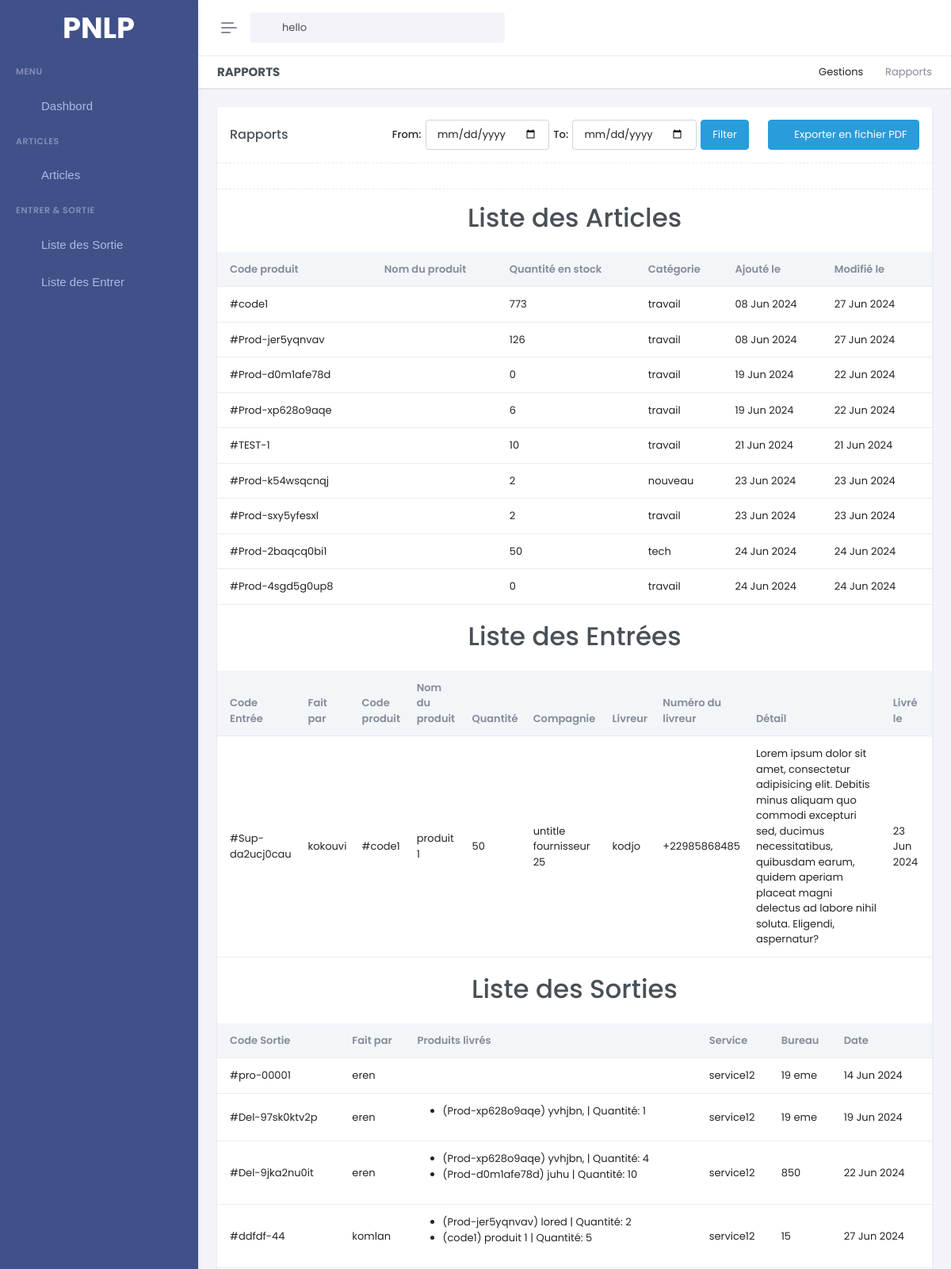
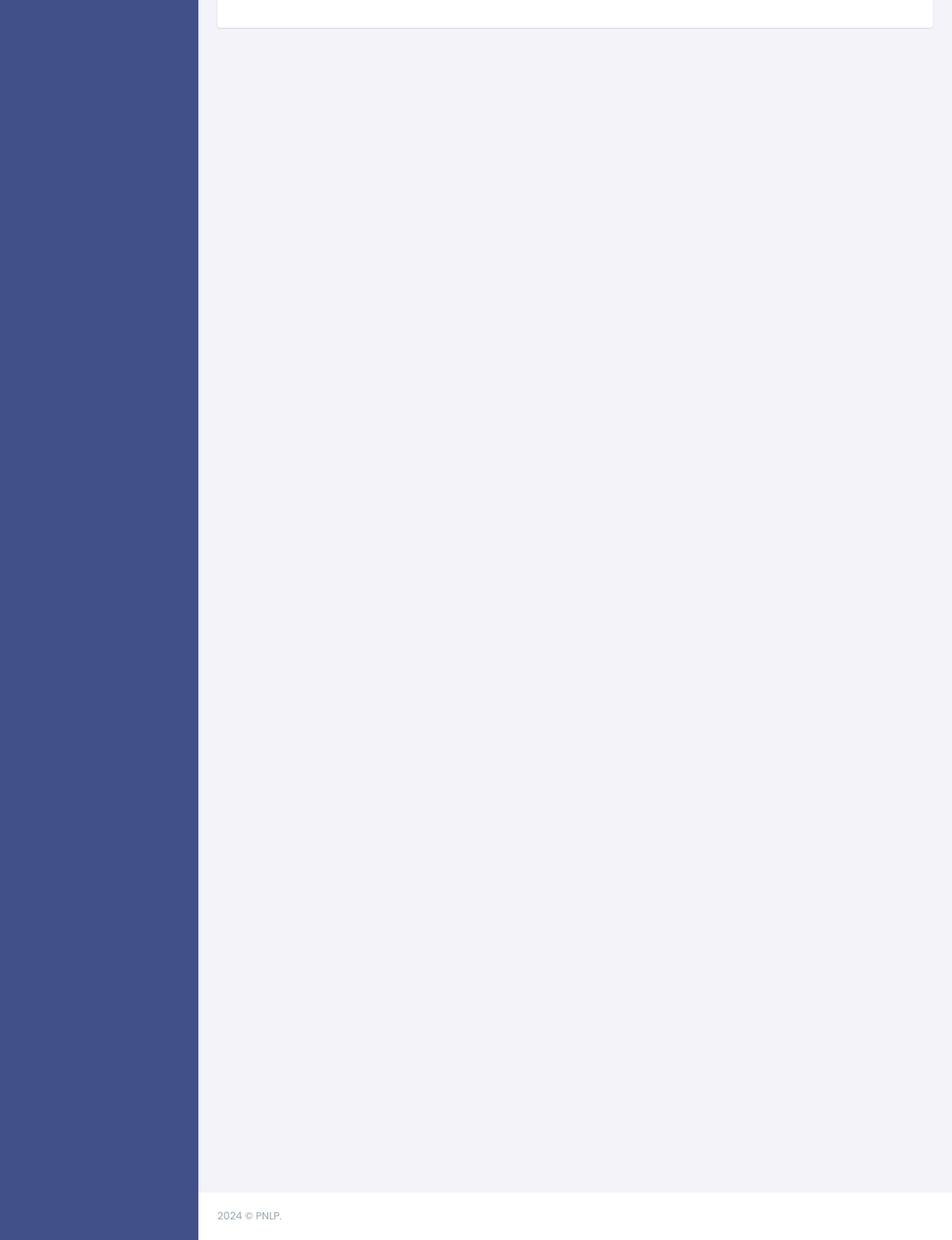
The page /reports/ on the database its author committed (2 pictures, top to bottom).
### gestion/models.py (models this page shows, shortened)
class Product(models.Model):
    pid = ShortUUIDField(unique=True, length=10, max_length= 20 , alphabet='abcdefghijklmnopqrstuvwxyz1234567890' , editable=False,  prefix='Prod-')
    title = models.CharField(max_length=100, default='untitle product')
    category = models.ForeignKey(Category,on_delete=models.SET_NULL , null=True , related_name='category')
    quantity = models.PositiveIntegerField()
    description = models.TextField()
    image = models.ImageField(default="./new-document.png", null = False,blank= False, upload_to='product_image' )
    created_at = models.DateTimeField(auto_now_add=True)
    updated_at = models.DateTimeField(auto_now=True)

class Category(models.Model):
    cid = ShortUUIDField(unique=True, length=10, max_length= 20 , alphabet='abcdefghijklmnopqrstuvwxyz1234567890' , editable=False,  prefix='Cat-')
    title = models.CharField(max_length=100, default='untitle category')
    created_at = models.DateTimeField(auto_now_add=True)
    updated_at = models.DateTimeField(auto_now=True)
    def __str__(self):
        return self.title

class Supply(models.Model):
    sid = ShortUUIDField(unique=True, length=10, max_length= 20 , alphabet='abcdefghijklmnopqrstuvwxyz1234567890' , editable=False,  prefix='Sup-')
    user = models.ForeignKey(User, on_delete=models.SET_NULL , null=True , blank=True)
    product = models.ForeignKey(Product,on_delete=models.CASCADE)
    quantity = models.PositiveIntegerField()
    fournisseur = models.ForeignKey(Fournisseur, verbose_name=("Fournisseur"), on_delete=models.SET_NULL,blank=True, null=True)
    livrer_name = models.CharField(max_length=500, default='not set')
    livrer_phone = models.CharField(max_length=500, default='not set')
    detail = models.TextField(blank=True, null=True)
    date = models.DateTimeField(auto_now_add=True)

class Fournisseur(models.Model):
    fid = ShortUUIDField(unique=True, length=10, max_length= 20 , alphabet='abcdefghijklmnopqrstuvwxyz1234567890' , editable=False,  prefix='Fourn-')
    title = models.CharField(max_length=100, default='untitle fournisseur')
    date = models.DateTimeField(auto_now_add=True)
    def __str__(self):
        return self.title

class Delivery(models.Model):
    did = ShortUUIDField(unique=True, length=10, max_length= 20 , alphabet='abcdefghijklmnopqrstuvwxyz1234567890' , editable=False,  prefix='Del-')
    user = models.ForeignKey(User, on_delete=models.SET_NULL , null=True , blank=True)
    post = models.CharField(max_length=200)
    service = models.CharField(max_length=200, blank=True, null=True)
    date = models.DateTimeField(auto_now_add=True)

class DeliveryProduct(models.Model):
    delivery = models.ForeignKey(Delivery,on_delete=models.SET_NULL , null=True)
    product = models.ForeignKey(Product,on_delete=models.CASCADE)
    quantity = models.PositiveIntegerField()

### userauth/models.py (models this page shows)
class User(AbstractUser):
    id= ShortUUIDField(unique=True, length=4, max_length= 20 ,prefix='', alphabet='1234567890',primary_key=True)
    email = models.EmailField(unique=True)
    username = models.CharField(max_length=60, unique=True)
    image= models.ImageField(default="./default.jpg")
    phone = models.CharField(max_length=200, blank=True, null=True)
    def __str__(self):
        return self.username

### gestion/views.py (the view)
# urls.py: path('reports/' ,reports, name='reports'),
def reports(request):
    start_date = request.GET.get('start-date')
    end_date = request.GET.get('end-date')
    products = Product.objects.all()
    supplies = Supply.objects.all()
    deliveries = Delivery.objects.all()
    if start_date:
        start_date = parse_date(start_date)
        if start_date:
            products = products.filter(created_at__gte=start_date)
            supplies = supplies.filter(date__gte=start_date)
            deliveries = deliveries.filter(date__gte=start_date)
    if end_date:
        end_date = parse_date(end_date)
        if end_date:
            products = products.filter(created_at__lte=end_date)
            supplies = supplies.filter(date__lte=end_date)
            deliveries = deliveries.filter(date__lte=end_date)
    deliveries_product = DeliveryProduct.objects.all()
    context = {
        'products': products,
        'supplies': supplies,
        'deliveries': deliveries,
        'deliveries_product': deliveries_product,
        'start_date': start_date,
        'end_date': end_date,
        'start_date_i': start_date.strftime('%Y-%m-%d') if start_date else None,
        'end_date_i': end_date.strftime('%Y-%m-%d') if end_date else None,
    }
    return render(request, 'pages/report/reports.html', context)

### gestion/context_processor.py (called while the page is built)
def is_admin(user):
    try:
        admin_profile = AdminProfile.objects.get(user=user)
        return True
    except AdminProfile.DoesNotExist:
        return False

### templates/pages/report/reports.html (shortened to what this page needs)
{% extends 'base/base.html' %}
{% load static %}
{% block 'content' %}
<div class="main-content">
    <div class="page-content">
        <div class="container-fluid">
            <div class="row">
                <div class="col-12">
                    <div class="page-title-box d-sm-flex align-items-center justify-content-between bg-galaxy-transparent">
                        <h4 class="mb-sm-0">Rapports</h4>
                        <div class="page-title-right">
                            <ol class="breadcrumb m-0">
                                <li class="breadcrumb-item"><a href="javascript: void(0);">Gestions</a></li>
                                <li class="breadcrumb-item active">Rapports</li>
                            </ol>
                        </div>
                    </div>
                </div>
            </div>
            <div class="row">
                <div class="col-lg-12">
                    <div class="card" id="customerList">
                        <div class="card-header border-bottom-dashed">
                            <div class="row g-4 align-items-center">
                                <div class="col-sm col-6">
                                    <div>
                                        <h5 class="card-title mb-0">Rapports</h5>
                                    </div>
                                </div>
                                <div class="col-sm-auto">
                                    <div class="flex-shrink-0">
                                        <div class="dropdown card-header-dropdown">
                                            <div class="date-range-picker">
                                                <form method="get" class="d-flex" style="gap: 05px;justify-content: center;align-items: center;">
                                                    <label for="start-date" class="form-label m-0">From: </label>
                                                    <input type="date" id="start-date" class="form-control" name="start-date" value="{{ start_date_i }}">
                                                    <label for="end-date" class="form-label m-0">To: </label>
                                                    <input type="date" id="end-date" class="form-control" name="end-date" value="{{ end_date_i}}">
                                                    <button type="submit" id="submit-dates" class="btn btn-info">Filter</button>
                                                </form>
                                            </div>
                                        </div>
                                    </div>
                                </div>
                                <div class="col-sm-auto">
                                    <div class="d-flex gap-1 flex-wrap">
                                        <button type="button" class="btn btn-info" id="dwnldBtn">
                                            <i class="ri-download-line align-bottom me-1"></i>
                                            Exporter en fichier PDF
                                        </button>
                                    </div>
                                </div>
                            </div>
                        </div>
                        <div class="card-body border-bottom-dashed border-bottom">
                        </div>
                        <div class="card-body" id="pdfcontent">
                            <div class="table-responsive table-card mb-1">
                                <h1 class="p-3 text-center">Liste des Articles
                                    </h1>
                                <table class="table align-middle" id="prod">
                                    <thead class="table-light text-muted">
                                        <tr>
                                            <th>Code produit</th>
                                            <th>Nom du produit</th>
                                            <th>Quantité en stock</th>
                                            <th>Catégorie</th>
                                            <th>Ajouté le</th>
                                            <th>Modifié le</th>
                                        </tr>
                                    </thead>
                                    <tbody class="list form-check-all">
                                        {% for product in products %}
                                        <tr>
                                            <td>#{{ product.pid }}</td>
                                            <td>{{ product.titlle }}</td>
                                            <td>{{ product.quantity }}</td>
                                            <td>{{ product.category }}</td>
                                            <td>{{ product.created_at|date:"d M Y" }}</td>
                                            <td>{{ product.updated_at|date:"d M Y" }}</td>
                                        </tr>
                                        {% endfor %}
                                    </tbody>
                                </table>
                            </div>
                            <div class="table-responsive table-card mb-1">
                                <h1 class="p-3 text-center">Liste des Entrées    </h1>
                                <table class="table align-middle" id="ent">
                                    <thead class="table-light text-muted">
                                        <tr>
                                            <th>Code Entrée</th>
                                            <th>Fait par</th>
                                            <th>Code produit</th>
                                            <th>Nom du produit</th>
                                            <th>Quantité</th>
                                            <th>Compagnie</th>
                                            <th>Livreur</th>
                                            <th>Numéro du livreur</th>
                                            <th>Détail</th>
                                            <th>Livré le</th>
                                        </tr>
                                    </thead>
                                    <tbody class="list form-check-all">
                                        {% for supply in supplies %}
                                        <tr>
                                            <td>#{{ supply.sid }}</td>
                                            <td>{{ supply.user }}</td>
                                            <td>#{{ supply.product.pid }}</td>
                                            <td>{{ supply.product.title }}</td>
                                            <td>{{ supply.quantity }}</td>
                                            <td>{{ supply.fournisseur }}</td>
                                            <td>{{ supply.livrer_name }}</td>
                                            <td>{{ supply.livrer_phone }}</td>
                                            <td>{{ supply.detail }}</td>
                                            <td>{{ supply.date|date:"d M Y" }}</td>
                                        </tr>
                                        {% endfor %}
                                    </tbody>
                                </table>
                            </div>
                            <div class="table-responsive table-card mb-1">
                                <h1 class="p-3 text-center">Liste des Sorties
                                </h1>
                                <table class="table align-middle" id="out">
                                    <thead class="table-light text-muted">
                                        <tr>
                                            <th>Code Sortie</th>
                                            <th>Fait par</th>
                                            <th>Produits livrés</th>
                                            <th>Service</th>
                                            <th>Bureau</th>
                                            <th>Date</th>
                                        </tr>
                                    </thead>
                                    <tbody class="list form-check-all">
                                        {% for delivery in deliveries %}
                                        <tr>
                                            <td>#{{ delivery.did }}</td>
                                            <td>{{ delivery.user }}</td>
                                            <td>
                                                <ul>
                                                    {% for item in deliveries_product %}
                                                    {% if item.delivery.did == delivery.did %}
                                                    <li>({{ item.product.pid }}) {{ item.product.title }} | Quantité: {{ item.quantity }}</li>
                                                    {% endif %}
                                                    {% endfor %}
                                                </ul>
                                            </td>
                                            <td>{{ delivery.service }}</td>
                                            <td>{{ delivery.post }}</td>
                                            <td>{{ delivery.date|date:"d M Y" }}</td>
                                        </tr>
                                        {% endfor %}
                                    </tbody>
                                </table>
                            </div>
                        </div>
                    </div>
                </div>
            </div>
        </div>
    </div>
</div>
{% endblock %}

### rows shown on the page
Product: pid "code1", quantity "773", category "travail", created_at "08 Jun 2024", updated_at "27 Jun 2024"
Product: pid "Prod-jer5yqnvav", quantity "126", category "travail", created_at "08 Jun 2024", updated_at "27 Jun 2024"
Product: pid "Prod-d0m1afe78d", quantity "0", category "travail", created_at "19 Jun 2024", updated_at "22 Jun 2024"
Product: pid "Prod-xp628o9aqe", quantity "6", category "travail", created_at "19 Jun 2024", updated_at "22 Jun 2024"
Product: pid "TEST-1", quantity "10", category "travail", created_at "21 Jun 2024", updated_at "21 Jun 2024"
Product: pid "Prod-k54wsqcnqj", quantity "2", category "nouveau", created_at "23 Jun 2024", updated_at "23 Jun 2024"
Product: pid "Prod-sxy5yfesxl", quantity "2", category "travail", created_at "23 Jun 2024", updated_at "23 Jun 2024"
Product: pid "Prod-2baqcq0bi1", quantity "50", category "tech", created_at "24 Jun 2024", updated_at "24 Jun 2024"
Product: pid "Prod-4sgd5g0up8", quantity "0", category "travail", created_at "24 Jun 2024", updated_at "24 Jun 2024"
Supply: sid "Sup-da2ucj0cau", user "kokouvi", product.pid "code1", product "produit 1", quantity "50", fournisseur "untitle fournisseur 25", livrer_name "kodjo", livrer_phone "+22985868485", detail "Lorem ipsum dolor sit amet, consectetur adipisicing elit. Debitis minus aliquam quo commodi excepturi sed, ducimus necessitatibus, quibusdam earum, quidem aperiam placeat magni delectus ad labore nihil soluta. Eligendi, aspernatur?", date "23 Jun 2024"
Delivery: did "pro-00001", user "eren", service "service12", post "19 eme", date "14 Jun 2024"
Delivery: did "Del-97sk0ktv2p", user "eren", service "service12", post "19 eme", date "19 Jun 2024"
DeliveryProduct: product.pid "Prod-xp628o9aqe", product "yvhjbn,", quantity "1"
Delivery: did "Del-9jka2nu0it", user "eren", service "service12", post "850", date "22 Jun 2024"
DeliveryProduct: product.pid "Prod-xp628o9aqe", product "yvhjbn,", quantity "4"
DeliveryProduct: product.pid "Prod-d0m1afe78d", product "juhu", quantity "10"
Delivery: did "ddfdf-44", user "komlan", service "service12", post "15", date "27 Jun 2024"
DeliveryProduct: product.pid "Prod-jer5yqnvav", product "lored", quantity "2"
DeliveryProduct: product.pid "code1", product "produit 1", quantity "5"
